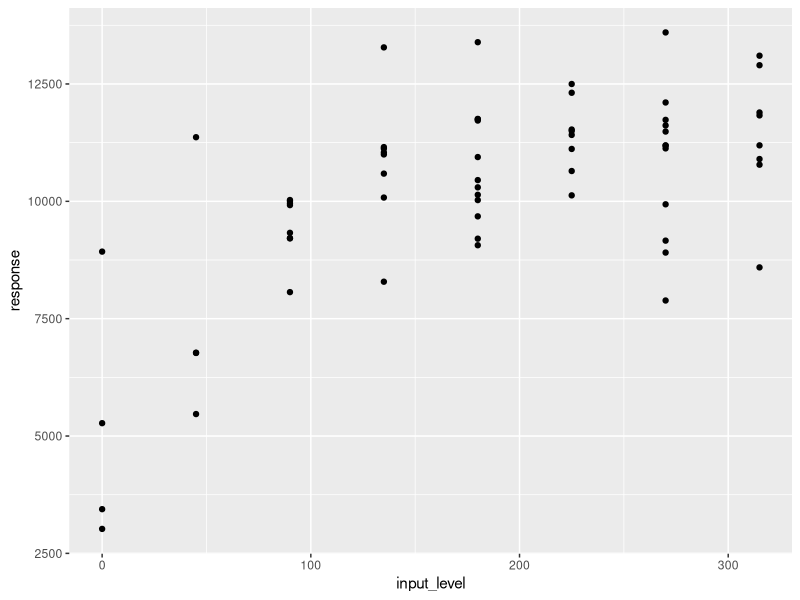
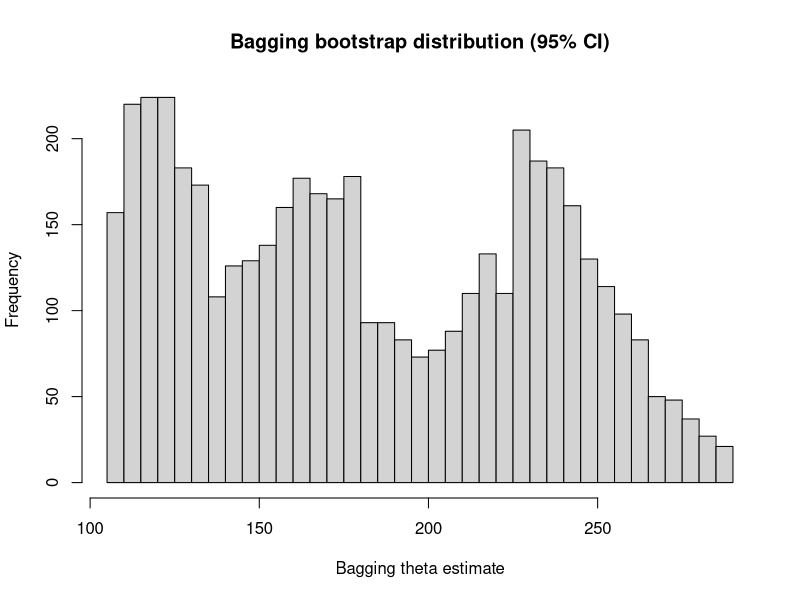
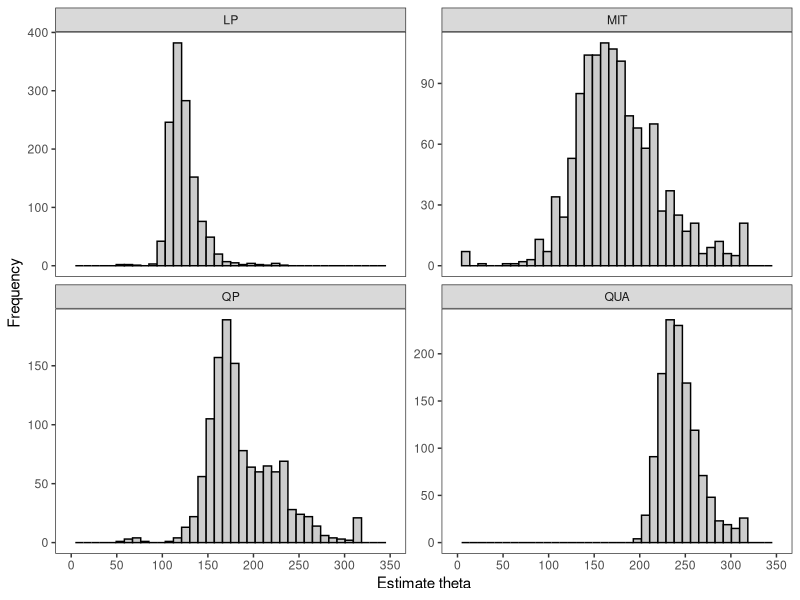
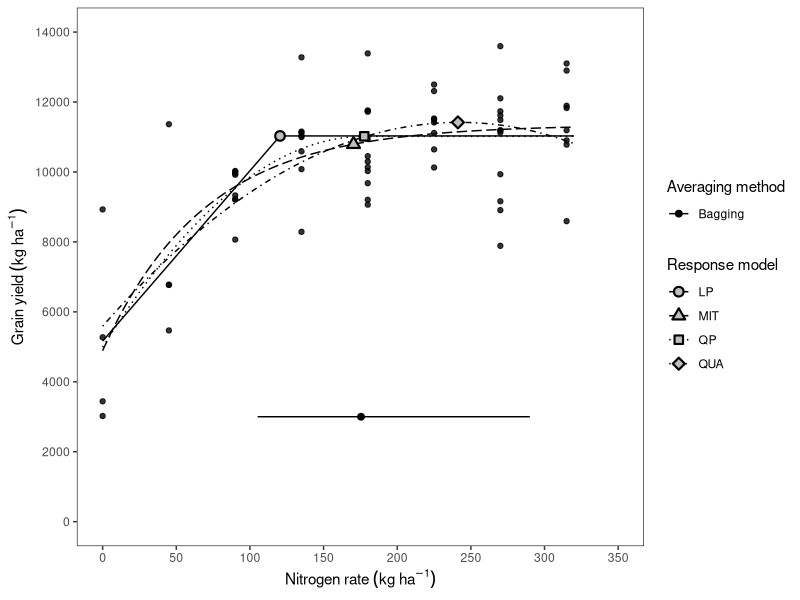

Write the R code that produced these figures, in order.
## ---- chunk 1
# Core packages
library(tidyverse)
library(minpack.lm)   # nlsLM

# Data I/O
library(readxl)

## ---- chunk 2
dat <- read_excel("./case_study_AONR.xlsx", sheet = "Trial_27") |>
  dplyr::select(
    input_level = Total_N_SI,
    response    = Yield_SY
  ) |>
  dplyr::filter(is.finite(input_level), is.finite(response))

if (!nrow(dat) || length(unique(dat$input_level)) < 3L) {
  stop("Trial_27 requires at least three distinct finite nitrogen rates.")
}
## ---- chunk 3
ggplot(dat, aes(input_level, response)) +
  geom_point() 

## ---- chunk 4
# Linear Plateau Model
lin_p <- function(x, a, b, xs){
  if_else(x < xs,
          a + (b*x),
          a + (b*xs))
}

# Quadratic Plateau Model
quad_p <- function(x, b0, b1, b2){
  xp  <- b1/(2*b2)
  x_2 <- x^2
  xp_2 <- xp^2

  if_else(x < xp,
          b0 + (b1*x) - (b2*x_2),
          b0 + (b1*xp) - (b2*xp_2))
}

# Mitscherlich Model
mits <- function(x, b0, b1, b2){
  b0 + (b1 - b0) * exp(-b2*x)
}

## ---- chunk 5
linear_start <- coef(lm(response ~ input_level, data = dat))

fm.LP <- nlsLM(response ~ ifelse(input_level < xs,
  a + b * input_level, a + b * xs),
  data = dat,
  start = list(
    a = unname(linear_start[1]),
    b = unname(linear_start[2]),
    xs = unname(quantile(dat$input_level, 0.6, na.rm = TRUE))
  ),
  control = nls.lm.control(maxiter = 1024)
)

fm.QP <- nlsLM(response ~ ifelse(input_level < b1 / (2 * b2),
  b0 + b1 * input_level - b2 * input_level^2,
  b0 + b1 * (b1 / (2 * b2)) - b2 * (b1 / (2 * b2))^2),
  data = dat,
  start = list(
    b0 = unname(linear_start[1]),
    b1 = unname(linear_start[2]),
    b2 = unname(abs(linear_start[2]) /
      (2 * quantile(dat$input_level, 0.6, na.rm = TRUE) + 1e-8))
  ),
  lower = c(b0 = -Inf, b1 = -Inf, b2 = 1e-10),
  control = nls.lm.control(maxiter = 1024)
)

fm.MIT <- nlsLM(response ~ b0 + (b1 - b0) * exp(-b2 * input_level),
  data = dat,
  start = list(
    b0 = unname(max(dat$response, na.rm = TRUE)),
    b1 = unname(min(dat$response, na.rm = TRUE)),
    b2 = 1 / unname(max(dat$input_level, na.rm = TRUE))
  ),
  lower = c(b0 = -Inf, b1 = -Inf, b2 = 1e-10),
  control = nls.lm.control(maxiter = 1024)
)

LP_start <- as.list(coef(fm.LP))
QP_start <- as.list(coef(fm.QP))
MIT_start <- as.list(coef(fm.MIT))
bounds <- range(dat$input_level)
## ---- chunk 6
set.seed(123)
K <- 5000L
n <- nrow(dat)
model_choices <- c("LP", "QP", "MIT", "QUA")

bootstrap_rows <- replicate(K, sample.int(n, n, replace = TRUE))
bag_model <- sample(model_choices, size = K, replace = TRUE)
## ---- chunk 7
bagg_models <- vector("list", K)

for (i in seq_len(K)) {
  db <- dat[bootstrap_rows[, i], , drop = FALSE]
  mtofit <- bag_model[i]

  fitM <- try(
    switch(mtofit,
      LP = nlsLM(response ~ ifelse(input_level < xs,
        a + b * input_level, a + b * xs),
        data = db, start = LP_start,
        control = nls.lm.control(maxiter = 1024)),
      QP = nlsLM(response ~ ifelse(input_level < b1 / (2 * b2),
        b0 + b1 * input_level - b2 * input_level^2,
        b0 + b1 * (b1 / (2 * b2)) - b2 * (b1 / (2 * b2))^2),
        data = db, start = QP_start,
        lower = c(b0 = -Inf, b1 = -Inf, b2 = 1e-10),
        control = nls.lm.control(maxiter = 1024)),
      MIT = nlsLM(response ~ b0 + (b1 - b0) * exp(-b2 * input_level),
        data = db, start = MIT_start,
        lower = c(b0 = -Inf, b1 = -Inf, b2 = 1e-10),
        control = nls.lm.control(maxiter = 1024)),
      QUA = lm(response ~ input_level + I(input_level^2), data = db)
    ),
    silent = TRUE
  )

  theta <- NA_real_
  par1 <- par2 <- par3 <- NA_real_

  if (!inherits(fitM, "try-error") &&
      (inherits(fitM, "lm") || isTRUE(fitM$convInfo$isConv))) {
    cf <- coef(fitM)

    if (mtofit == "LP") {
      theta <- unname(cf[["xs"]])
    } else if (mtofit == "QP") {
      if (all(is.finite(cf[c("b1", "b2")])) && cf[["b2"]] > 0)
        theta <- unname(cf[["b1"]] / (2 * cf[["b2"]]))
    } else if (mtofit == "MIT") {
      b0 <- cf[["b0"]]; b1 <- cf[["b1"]]; b2 <- cf[["b2"]]
      if (all(is.finite(c(b0, b1, b2))) &&
          b0 > 0 && b2 > 0 && b0 > b1)
        theta <- -log(0.05 * b0 / (b0 - b1)) / b2
    } else {
      # Centered quadratic optimum, matching the original case study
      xbar <- mean(db$input_level)
      xc <- db$input_level - xbar
      fit_centered <- try(lm(db$response ~ xc + I(xc^2)), silent = TRUE)

      if (!inherits(fit_centered, "try-error")) {
        qc <- coef(fit_centered)
        b1 <- unname(qc[["xc"]])
        b2 <- unname(qc[["I(xc^2)"]])

        if (all(is.finite(c(b1, b2))) && abs(b2) >= 1e-10) {
          theta <- -b1 / (2 * b2) + xbar
          if (b2 > 0) {
            pred <- predict(fit_centered,
              newdata = data.frame(xc = bounds - xbar))
            theta <- bounds[which.max(pred)]
          }
        }
      }
    }

    # Retain model coefficients for the tutorial's final figure
    if (all(is.finite(cf))) {
      par1 <- unname(cf[1])
      par2 <- unname(cf[2])
      par3 <- unname(cf[3])
    }
  }

  # Apply observed-range restriction after deriving the optimum
  if (is.finite(theta)) {
    theta <- min(max(theta, bounds[1]), bounds[2])
  } else {
    theta <- NA_real_
  }

  bagg_models[[i]] <- tibble(
    model = mtofit, par1 = par1, par2 = par2,
    par3 = par3, theta = theta
  )
}

df_bagg <- dplyr::bind_rows(bagg_models)
## ---- chunk 8
## Summaries by model (median + 95% CI)
theta_by_model <- df_bagg %>%
  dplyr::filter(is.finite(theta)) %>% 
  dplyr::group_by(model) %>%
  dplyr::summarise(
    n       = dplyr::n(),
    estimate = median(theta, na.rm = TRUE),
    CI_2.5   = unname(quantile(theta, 0.025, na.rm = TRUE)),
    CI_97.5  = unname(quantile(theta, 0.975, na.rm = TRUE)),
    .groups  = "drop"
  ) %>%
  dplyr::arrange(factor(model, levels = c("LP","QP","MIT","QUA")))

theta_by_model

## Overall Bagging estimate (median + 95% CI)
theta_bag     <- df_bagg$theta
theta_bag_hat <- median(theta_bag, na.rm = TRUE)
theta_bag_ci  <- quantile(theta_bag, c(0.025, 0.975), na.rm = TRUE)

theta_bag_hat
theta_bag_ci

# Observed selection proportions (each model has probability 0.25)
prop.table(table(factor(bag_model, levels = model_choices)))

## ---- chunk 9
ci <- quantile(theta_bag, probs = c(0.025, 0.975), na.rm = TRUE)

theta_ci <- theta_bag[theta_bag >= ci[1] & theta_bag <= ci[2]]

hist(theta_ci,
     breaks = 30,
     main   = "Bagging bootstrap distribution (95% CI)",
     xlab   = "Bagging theta estimate")

## ---- chunk 10
theta_hist <- df_bagg %>%
  dplyr::filter(is.finite(theta)) %>%
  ggplot(aes(x = theta)) +
  geom_histogram(bins = 40, color = "black", fill = "gray80") +
  facet_wrap(~ model, scales = "free_y") +
  scale_x_continuous(
    limits = c(0, 350),
    breaks = seq(0, 350, 50)
  ) +
  theme_bw() +
  theme(
    panel.grid.major = element_blank(),
    panel.grid.minor = element_blank()
  ) +
  labs(
    x = "Estimate theta",
    y = "Frequency"
  )

theta_hist

## ---- chunk 11
new.input_levels <- tibble(input_level = 0:320)

pars_hat <- df_bagg %>%
  dplyr::filter(is.finite(theta)) %>%
  dplyr::group_by(model) %>%
  dplyr::summarise(
    par1_hat = median(par1, na.rm = TRUE),
    par2_hat = median(par2, na.rm = TRUE),
    par3_hat = median(par3, na.rm = TRUE),
    .groups = "drop"
  )

pred_grid <- new.input_levels %>%
  tidyr::crossing(model = c("LP","QP","MIT","QUA")) %>%
  dplyr::left_join(pars_hat, by = "model") %>%
  dplyr::mutate(
    y = dplyr::case_when(
      model == "LP"  ~ lin_p(input_level, a = par1_hat, b = par2_hat, xs = par3_hat),
      model == "QP"  ~ quad_p(input_level, b0 = par1_hat, b1 = par2_hat, b2 = par3_hat),
      model == "MIT" ~ mits(input_level, b0 = par1_hat, b1 = par2_hat, b2 = par3_hat),
      model == "QUA" ~ (par1_hat + par2_hat*input_level + par3_hat*(input_level^2)),
      TRUE ~ NA_real_
    )
  )

opt_points_bag <- theta_by_model %>%
  dplyr::select(model, x_opt = estimate, CI_2.5, CI_97.5) %>%
  dplyr::left_join(pars_hat, by = "model") %>%
  dplyr::mutate(
    y_opt = dplyr::case_when(
      model == "LP"  ~ lin_p(x_opt, a = par1_hat, b = par2_hat, xs = par3_hat),
      model == "QP"  ~ quad_p(x_opt, b0 = par1_hat, b1 = par2_hat, b2 = par3_hat),
      model == "MIT" ~ mits(x_opt, b0 = par1_hat, b1 = par2_hat, b2 = par3_hat),
      model == "QUA" ~ (par1_hat + par2_hat*x_opt + par3_hat*(x_opt^2)),
      TRUE ~ NA_real_
    )
  )

Fig_bagging <- ggplot() +
  geom_point(data = dat, aes(input_level, response),
             alpha = 0.8, size = 1.5) +

  geom_line(
    data = pred_grid,
    aes(x = input_level, y = y, linetype = model)
  ) +

  geom_point(
    data = opt_points_bag,
    aes(x = x_opt, y = y_opt, shape = model),
    size = 2.5, fill = "gray", stroke = 1.1
  ) +

  geom_point(aes(x = theta_bag_hat, y = 3000, color = "Bagging"), size = 2) +
  geom_errorbar(aes(y = 3000, xmin = theta_bag_ci[1], xmax = theta_bag_ci[2], color = "Bagging"),
                width = 0) +

  scale_x_continuous(limits = c(0, 350), breaks = seq(0, 350, 50)) +
  scale_y_continuous(limits = c(0, 14000), breaks = seq(0, 14000, 2000)) +

  scale_shape_manual(values = c(LP = 21, QP = 22, MIT = 24, QUA = 23)) +
  scale_linetype_manual(values = c(LP = "solid",
                                   QP = "dotted",
                                   MIT = "longdash",
                                   QUA = "dotdash")) +
  scale_color_manual(values = c("Bagging" = "black")) +

  theme_bw() +
  theme(panel.grid.major = element_blank(),
        panel.grid.minor = element_blank()) +
  labs(
    x = expression(Nitrogen~rate~(kg~ha^-1)),
    y = expression(Grain~yield~(kg~ha^-1)),
    linetype = "Response model",
    shape    = "Response model",
    color    = "Averaging method"
  )

Fig_bagging
